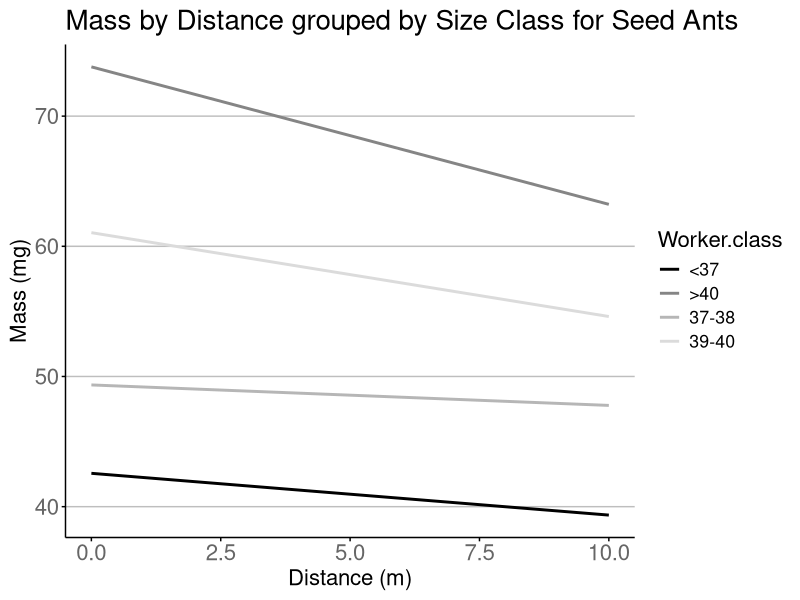
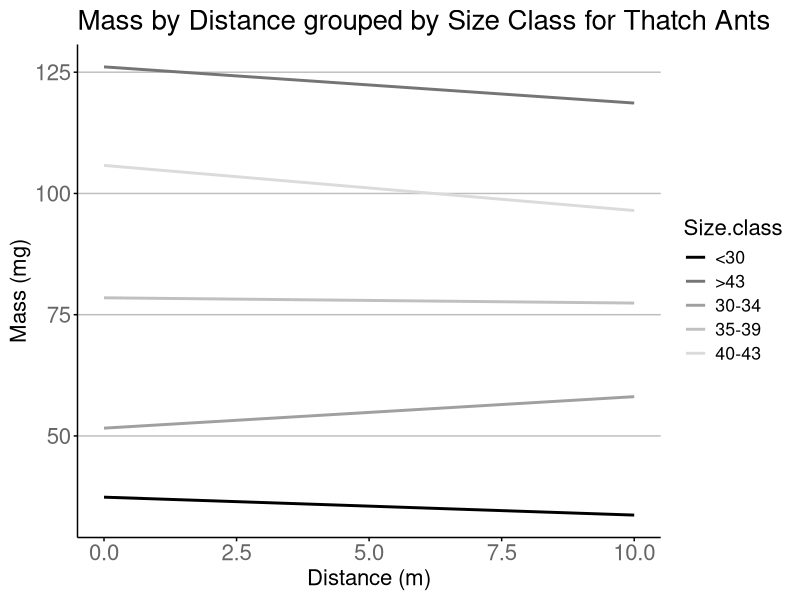

Here is the R script that generated these plots, in order: (Note: this script raises an error after producing the figures.)
require(epitools)
require(plyr)
require(nlme)
require(ggplot2)
theme_303 <- function(size_base= 16, size_tit= 20, position_leg= "right", border=c(0.25,0.25,0.25,0.25)) {
  theme(
    text =              element_text(size=size_base, colour="black"),
    axis.line =         element_line(colour="black"),
    axis.text =         element_text(size=size_base, colour="gray40"),
    axis.ticks =        element_line(colour="black"),
    
    legend.key =        element_blank(),
    legend.position =   position_leg,
    
    panel.background =  element_blank(),
    panel.border =      element_blank(),
    panel.grid.major.x= element_blank(),
    panel.grid.major.y= element_line(colour="grey"),
    panel.grid.minor =  element_blank(),
    
    plot.title =        element_text(size = size_tit, colour = "black"),
    plot.margin =       unit(border, "cm")
    # margin unit is (top, right, bottom, left)
  )
}


dfs <- read.table("seed_ant.dat", header = T, sep = ",")
levels(dfs$Worker.class) <- c("<37","37-38","39-40",">40") #Clean up levels
dfs$Colony <- as.factor(dfs$Colony)
#(a)
ggplot(dfs, aes(x=Distance , y= Mass, colour= Worker.class)) + geom_smooth(method="lm", se = F) +scale_colour_grey(start = 0, end = 0.86) + theme_303() + xlab("Distance (m)") + ylab("Mass (mg)") + ggtitle("Mass by Distance grouped by Size Class for Seed Ants")
#(b) 
fit <- lm(Mass ~ Distance*Worker.class , data = dfs);
#(c)
fit <- lme(Mass ~ Distance*Worker.class, random= ~ 1|Colony, dfs);anova(fit)
AIC(fit)
#(d)
dfs.d <- dfs
dfs.d$Distance <- as.factor(dfs.d$Distance)
fit <- lme(Mass ~ Distance*Worker.class, random= ~ 1|Colony, dfs.d);anova(fit)
AIC(fit)
#2.
dft <- read.table("thatch_ant.dat", header = T, sep = ",")
levels(dft$Size.class) <- c("<30","30-34","35-39","40-43",">43") #Clean up levels
dft$Colony <- as.factor(dft$Colony) # changed to factors
#(a)
ggplot(dft, aes(x=Distance , y= Mass, colour= Size.class)) +scale_colour_grey(start = 0, end = 0.86)+ geom_smooth(method = "lm", se=F) + theme_303() + xlab("Distance (m)") + ylab("Mass (mg)") + ggtitle("Mass by Distance grouped by Size Class for Thatch Ants")
#(b)
fit <- lm(Mass ~ Distance*Size.class , data = dft)
#(c)
fit <- lme(Mass ~ Distance*Size.class, random= ~ 1|Colony, dft) ;anova(fit)
#(d)
dft.d <- dft
dft.d$Distance <- as.factor(dft.d$Distance)
fit <- lme(Mass ~ Distance*Size.class, random= ~ 1|Colony, dft.d) ;anova(fit)
tab <- with(dft, table(Distance, Size.class));tab
